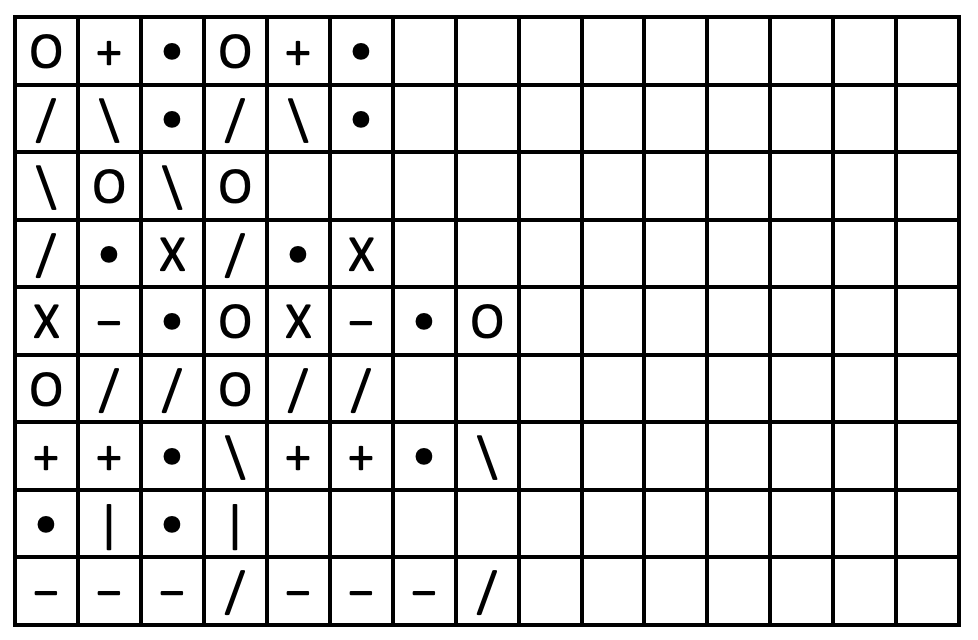
%> input picture HW2/hw2_files/p8_search.png, 978 x 640 px
$ octave p8_code.m   (GNU Octave 9; MATLAB toolbox functions it lacks are replaced by stand-ins)
%> lines starting %> are read from the running program, lines starting %| are printed output that depends on the picture
%insert your code in Part_8/p8_code.m
%edit the file extension and web template to match your programing language

% Read in main image.
main = imread('../p8_search.png');
%> main is the input picture: size 640x978x3 uint8; min 0, max 255, mean 219.1

% Read in symbol images.
O = imread('../../Symbol_Cutouts/O.png');
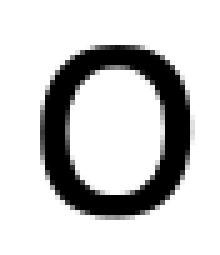
%> input picture HW2/Symbol_Cutouts/O.png, 44 x 51 px (shown 5 times larger)
%> O is the input picture: size 51x44x3 uint8; min 0, max 255, mean 203.9
plus = imread('../../Symbol_Cutouts/plus.png');
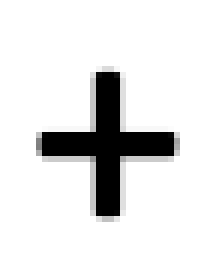
%> input picture HW2/Symbol_Cutouts/plus.png, 37 x 45 px (shown 6 times larger)
%> plus is the input picture: size 45x37x3 uint8; min 0, max 255, mean 227.1
cross = imread('../../Symbol_Cutouts/X.png');
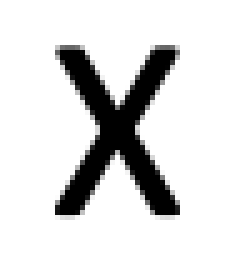
%> input picture HW2/Symbol_Cutouts/X.png, 47 x 52 px (shown 5 times larger)
%> cross is the input picture: size 52x47x3 uint8; min 0, max 255, mean 216.7
dot = imread('../../Symbol_Cutouts/dot.png');
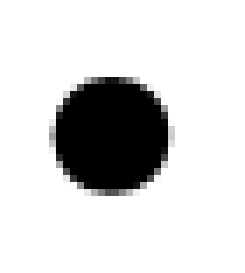
%> input picture HW2/Symbol_Cutouts/dot.png, 35 x 39 px (shown 7 times larger)
%> dot is the input picture: size 39x35x3 uint8; min 0, max 255, mean 214.1
backslash = imread('../../Symbol_Cutouts/backslash.png');
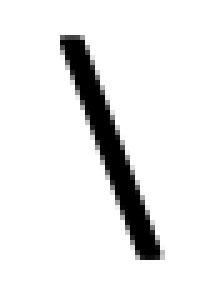
%> input picture HW2/Symbol_Cutouts/backslash.png, 43 x 57 px (shown 5 times larger)
%> backslash is the input picture: size 57x43x3 uint8; min 0, max 255, mean 231.5
%> (the run ends here)
